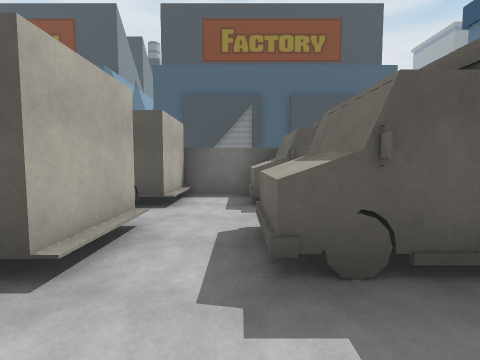
View 1 (above)

20 first-person views from a walk through a 3-D level made in the Unity game engine. The camera is 1.4 m above the floor, tilts 4° down and sees 85° across. The floor is counted in squares, 2 m on a side. Each view is taken from the middle of a square. On the plan, view 1 faces up. The plan holds only what a view shows up to about 9 squares ahead; the rest is blank. The place goes on beyond the plan. The player character is not drawn. Some animated figures are not drawn. Some surface patterns are stand-ins.

View 2
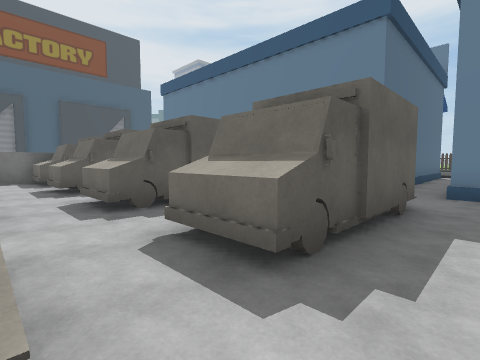

View 3
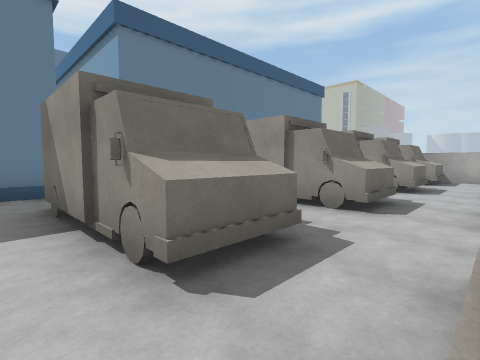

View 4
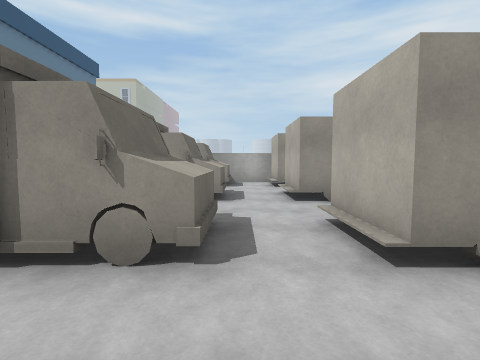

View 5
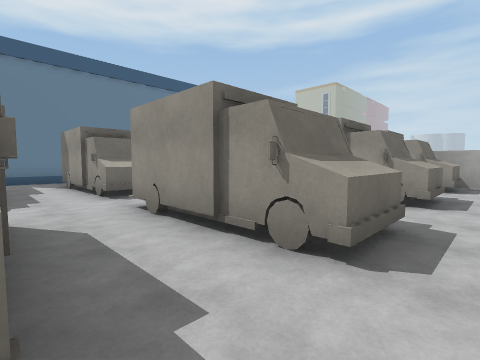

View 6
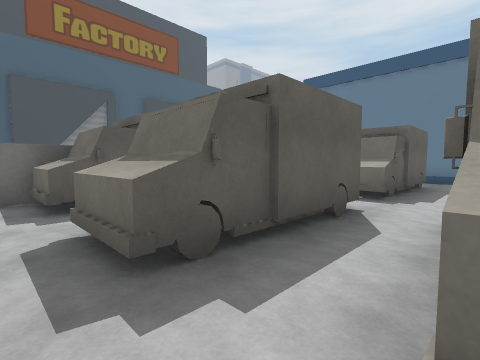

View 7
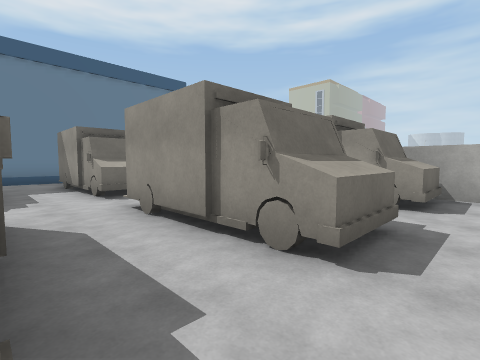

View 8
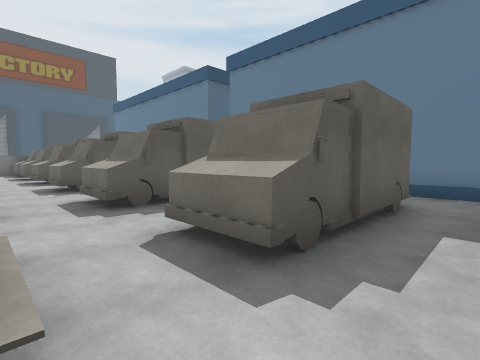

View 9
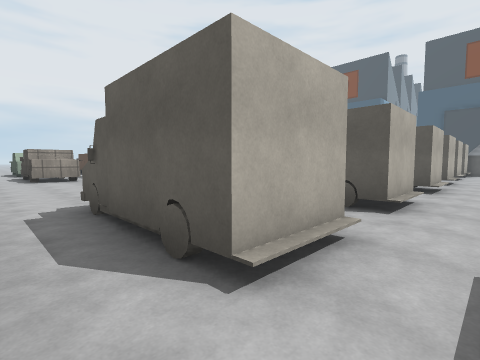

View 10
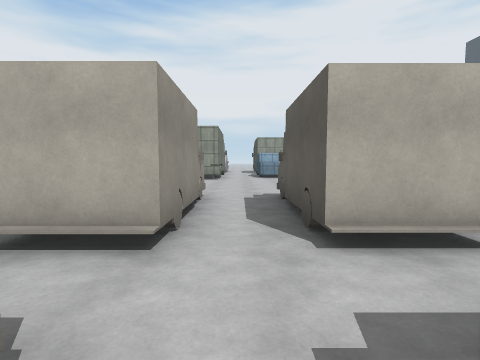

View 11
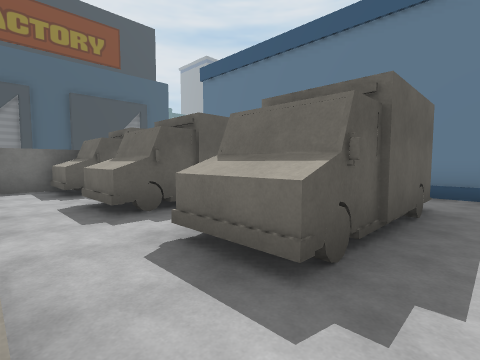

View 12
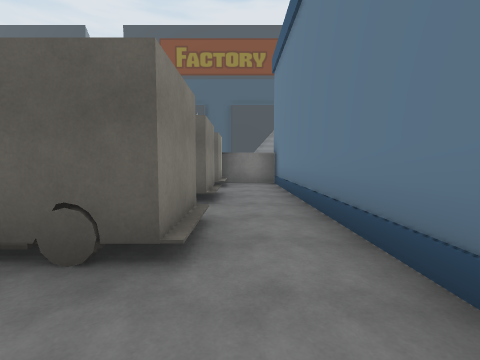

View 13
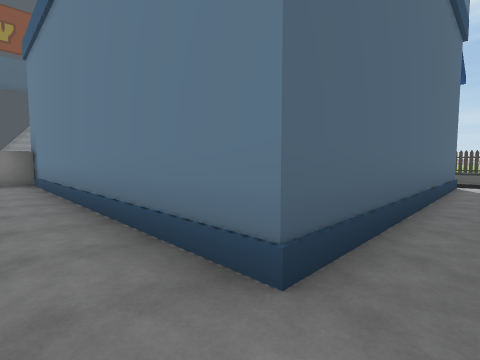

View 14
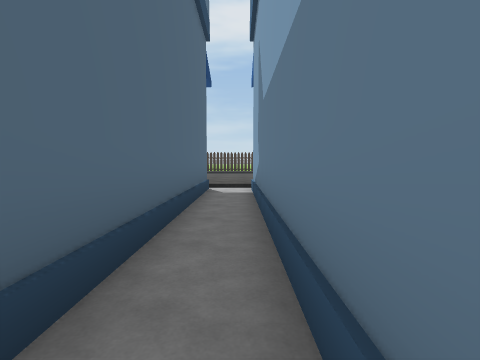

View 15
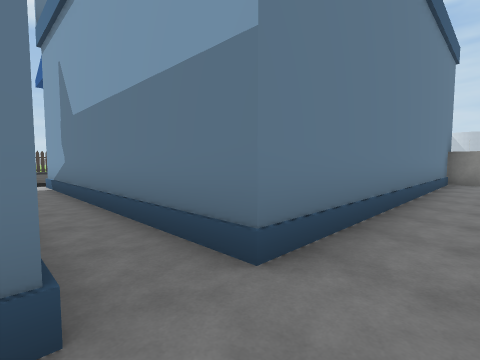

View 16
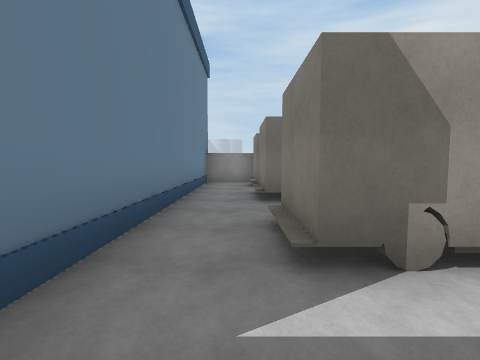

View 17
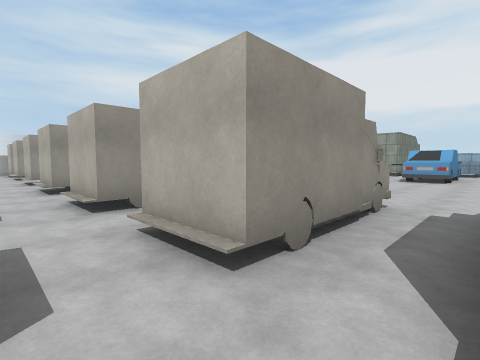

View 18
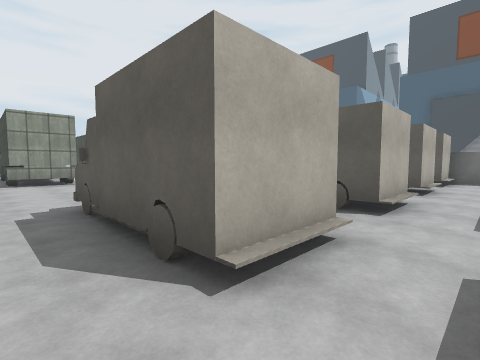

View 19
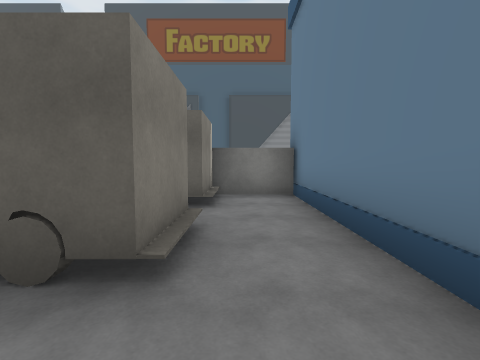

View 20
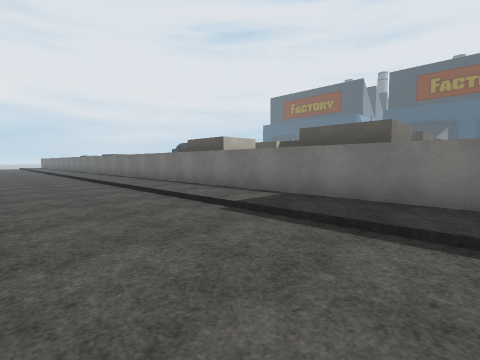

### Floor plan
Key: @ floor where view 1 was taken; # wall or solid block; . main floor; : floor 0.25 m higher than the main floor; / step, stairs or slope; O other object.
Columns run from 5 left of view 1 to 14 right of it. Each row starts with its distance up from view 1.
  6 ##  #######
  5 .OO O.OOO.#
  4 .OOOO.OOO.#
  3 ..OO..OOO.#
  2 .OOOO.OOO.#
  1 ..........#
  0 .OOOO@OOO.#
 -1 .OOOO.OOO.#
 -2 ..........#
 -3 .OOOO.OOO.########/:
 -4 .OOOO.OOO........./:
 -5 ..........########
 -6 .OOOO.OOO.#
 -7 .OOOO.OOO.#
 -8 ..........#
 -9 .OOOO.OOO.#
-10 .OOOO.OOO.#
-11 ..........#
-12 .OOOO.OOO.#
-13 ###########
-14  ::::::::::
-15 :::::::::::
-16 ...........
-17 ...........
-18  ..........

Where each view was taken, in squares from view 1:
view 1: 0 up, 0 right, facing up
view 2: 5 down, 1 left, facing up-right
view 3: 2 down, 1 left, facing down-right
view 4: 4 down, 0 right, facing down
view 5: 4 down, 5 left, facing down-right
view 6: 0 up, 5 left, facing up-right
view 7: 7 down, 5 left, facing down-right
view 8: 11 down, 1 left, facing up-right
view 9: 11 down, 0 right, facing up-left
view 10: 2 down, 1 right, facing left
view 11: 2 down, 1 left, facing up-right
view 12: 3 down, 4 right, facing up
view 13: 4 down, 4 right, facing up-right
view 14: 4 down, 6 right, facing right
view 15: 3 down, 4 right, facing down-right
view 16: 4 down, 4 right, facing down
view 17: 4 up, 0 right, facing down-left
view 18: 5 down, 0 right, facing up-left
view 19: 0 up, 4 right, facing up
view 20: 18 down, 5 right, facing up-left
